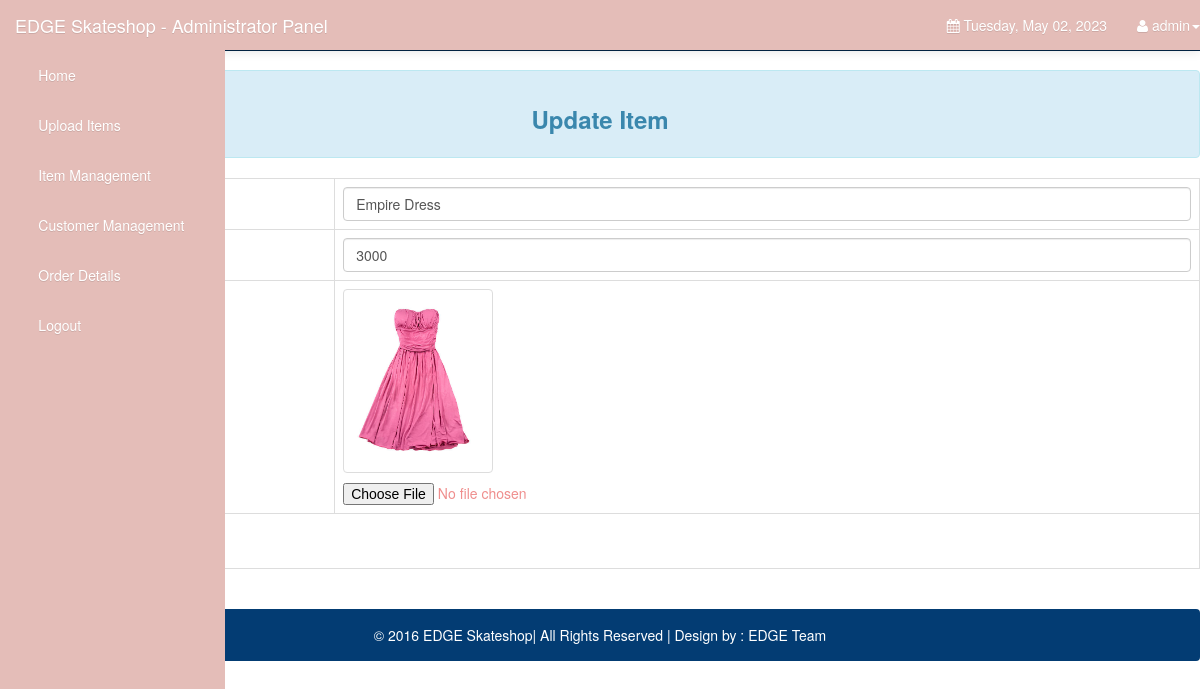
The app's page /Customers/edititem.php?edit_id=21 (signed in) with its own data.
### tables this page shows
CREATE TABLE `items` (
  `item_id` int(10) UNSIGNED NOT NULL,
  `item_name` varchar(5000) NOT NULL DEFAULT '',
  `item_price` double DEFAULT NULL,
  `item_image` varchar(5000) NOT NULL DEFAULT '',
  `item_date` date NOT NULL DEFAULT '0000-00-00'
);

### Customers/edititem.php (the view, shortened to what this page needs)
<?php
	require_once 'config.php';
	if(isset($_GET['edit_id']) && !empty($_GET['edit_id']))
	{
		$id = $_GET['edit_id'];
		$stmt_edit = $DB_con->prepare('SELECT * FROM items WHERE item_id =:item_id');
		$stmt_edit->execute(array(':item_id'=>$id));
		$edit_row = $stmt_edit->fetch(PDO::FETCH_ASSOC);
		extract($edit_row);
	}
	else
	{
		header("Location: items.php");
	}
				?>
<!DOCTYPE html>
<html lang="en">
<head>
    <link rel="stylesheet" type="text/css" href="bootstrap/css/bootstrap.min.css" />
    <link rel="stylesheet" type="text/css" href="font-awesome/css/font-awesome.min.css" />
    <link rel="stylesheet" type="text/css" href="css/local.css" />
</head>
<body>
    <div id="wrapper">
        <nav class="navbar navbar-inverse navbar-fixed-top" role="navigation">
            <div class="navbar-header">
                <a class="navbar-brand" href="index.php">EDGE Skateshop - Administrator Panel</a>
            </div>
            <div class="collapse navbar-collapse navbar-ex1-collapse">
                <ul class="nav navbar-nav side-nav">
                    <li><a href="index.php"> &nbsp; &nbsp; &nbsp; Home</a></li>
					<li><a data-toggle="modal" data-target="#uploadModal"> &nbsp; &nbsp; &nbsp; Upload Items</a></li>
					<li class="active"><a href="items.php"> &nbsp; &nbsp; &nbsp; Item Management</a></li>
					<li><a href="customers.php"> &nbsp; &nbsp; &nbsp; Customer Management</a></li>
					<li><a href="orderdetails.php"> &nbsp; &nbsp; &nbsp; Order Details</a></li>
					<li><a href="logout.php"> &nbsp; &nbsp; &nbsp; Logout</a></li>
                </ul>
                <ul class="nav navbar-nav navbar-right navbar-user">
                    <li class="dropdown messages-dropdown">
                        <a href="#"><i class="fa fa-calendar"></i>  <?php
                            $Today=date('y:m:d');
                            $new=date('l, F d, Y',strtotime($Today));
                            echo $new; ?></a>
                    </li>
                     <li class="dropdown user-dropdown">
                        <a href="#" class="dropdown-toggle" data-toggle="dropdown"><i class="fa fa-user"></i> <?php   extract($_SESSION); echo $admin_username; ?><b class="caret"></b></a>
                    </li>
                </ul>
            </div>
        </nav>
        <div id="page-wrapper">
<form method="post" enctype="multipart/form-data" class="form-horizontal">
			 <div class="alert alert-info">
                          <center> <h3><strong>Update Item</strong> </h3></center>
						  </div>
						 <table class="table table-bordered table-responsive">
    <tr>
    	<td><label class="control-label">Name of Item.</label></td>
        <td><input class="form-control" type="text" name="item_name" value="<?php echo $item_name; ?>" required /></td>
    </tr>
	 <tr>
    	<td><label class="control-label">Price.</label></td>
        <td><input id="inputprice" class="form-control" type="text" name="item_price" value="<?php echo $item_price; ?>" required /></td>
    </tr>
    <tr>
    	<td><label class="control-label">Image.</label></td>
        <td>
        	<p><img class="img img-thumbnail" src="item_images/<?php echo $item_image; ?>" height="150" width="150" /></p>
        	<input class="input-group" type="file" name="item_image" accept="image/*" />
        </td>
    </tr>
    <tr>
        <td colspan="2"><button type="submit" name="btn_save_updates" class="btn btn-primary">
        </button>
        <a class="btn btn-danger" href="items.php"> <span class="glyphicon glyphicon-backward"></span> Cancel </a>
        </td>
    </tr>
    </table>
</form>
				<br />
	 <div class="alert alert-default" style="background-color:#033c73;">
                       <p style="color:white;text-align:center;">
                       &copy 2016 EDGE Skateshop| All Rights Reserved |  Design by : EDGE Team
						</p>
                    </div>
                </div>
            </div>
</body>
</html>

### Customers/css/local.css (style rules this page uses)
body { margin-top: 70px; color: #ef8e8d; }
body { font-family: "Helvetica Neue", Helvetica, Arial, sans-serif; font-size: 14px; line-height: 1.42857143; color: #ef8e8d; background-color: #ffffff; }
.btn { display: inline-block; margin-bottom: 0; font-weight: normal; text-align: center; vertical-align: middle; cursor: pointer; background-image: none; border: 1px solid transparent; white-space: nowrap; padding: 8px 12px; font-size: 14px; line-height: 1.42857143; border-radius: 4px; -webkit-user-select: none; -moz-user-select: none; -ms-user-select: none; user-select: none; }
.btn-primary { color: #ffffff; background-color: #2fa4e7; border-color: #2fa4e7; }
.btn-danger { color: #ffffff; background-color: #c71c22; border-color: #c71c22; }
.navbar-inverse { background-color: #e4bdb8; border-color: #e4bdb8; }
.navbar-inverse .navbar-brand { color: #ffffff; }
.navbar-inverse .navbar-nav > li > a { color: #ffffff; }
.navbar-inverse .navbar-nav > .active > a, .navbar-inverse .navbar-nav > .active > a:hover, .navbar-inverse .navbar-nav > .active > a:focus { color: #ffffff; background-color: #e4bdb8; }
.navbar-inverse .navbar-collapse, .navbar-inverse .navbar-form { border-color: #e4bdb8; }
.alert-info { background-color: #d9edf7; border-color: #bce8f1; color: #3a87ad; }
.navbar { background-color: #e4bdb8; filter: progid:DXImageTransform.Microsoft.gradient(startColorstr='#ff54b4eb', endColorstr='#ff1d9ce5', GradientType=0); border-bottom: 9px solid #e4bdb8; filter: none; -webkit-box-shadow: 0 1px 10px rgba(0, 0, 0, 0.1); box-shadow: 0 1px 10px rgba(0, 0, 0, 0.1); }
.navbar .navbar-nav > li > a, .navbar-brand { text-shadow: 0 1px 0 rgba(0, 0, 0, 0.1); }
.navbar-inverse { background-color: #e4bdb8; border-bottom: 1px solid #022241; }
.btn { text-shadow: 0 1px 0 rgba(0, 0, 0, 0.1); }
.btn-primary { background-image: -webkit-linear-gradient(#54b4eb, #2fa4e7 60%, #1d9ce5); background-image: linear-gradient(#54b4eb, #2fa4e7 60%, #1d9ce5); background-repeat: no-repeat; filter: progid:DXImageTransform.Microsoft.gradient(startColorstr='#ff54b4eb', endColorstr='#ff1d9ce5', GradientType=0); filter: none; border-bottom: 1px solid #e4bdb8; }
.btn-danger { background-image: -webkit-linear-gradient(#e12b31, #c71c22 60%, #b5191f); background-image: linear-gradient(#e12b31, #c71c22 60%, #b5191f); background-repeat: no-repeat; filter: progid:DXImageTransform.Microsoft.gradient(startColorstr='#ffe12b31', endColorstr='#ffb5191f', GradientType=0); filter: none; border-bottom: 1px solid #9a161a; }
.clearfix:before, .clearfix:after, .container:before, .container:after, .container-fluid:before, .container-fluid:after, .row:before, .row:after, .form-horizontal .form-group:before, .form-horizontal .form-group:after, .btn-toolbar:before, .btn-toolbar:after, .btn-group-vertical > .btn-group:before, .btn-group-vertical > .btn-group:after, .nav:before, .nav:after, .navbar:before, .navbar:after, .navbar-header:before, .navbar-header:after, .navbar-collapse:before, .navbar-collapse:after, .pager:before, .pager:after, .panel-body:before, .panel-body:after, .modal-footer:before, .modal-footer:after { content: " "; display: table; }
.clearfix:after, .container:after, .container-fluid:after, .row:after, .form-horizontal .form-group:after, .btn-toolbar:after, .btn-group-vertical > .btn-group:after, .nav:after, .navbar:after, .navbar-header:after, .navbar-collapse:after, .pager:after, .panel-body:after, .modal-footer:after { clear: both; }
a { color: #2fa4e7; text-decoration: none; }
@media (min-width:768px) { .side-nav { margin-left: -225px; left: 225px; width: 225px; position: fixed; top: 50px; height: 100%; border-radius: 0; border: none; background-color: #e4bdb8; overflow-y: auto; } }
@media (min-width:768px) { .side-nav>li>a { width: 225px; } }

### records on screen
items: item_name "Empire Dress", item_price "3000", item_image (picture)

### other values on screen
$admin_username "admin"
